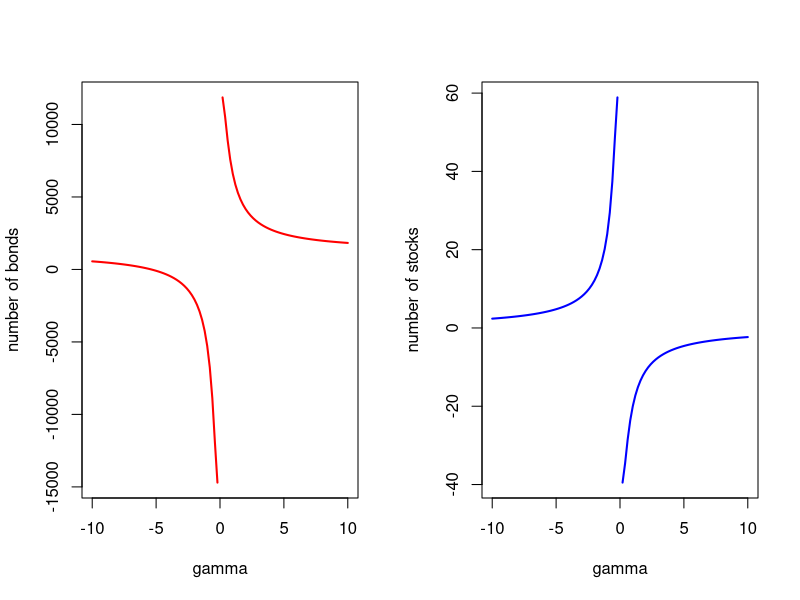
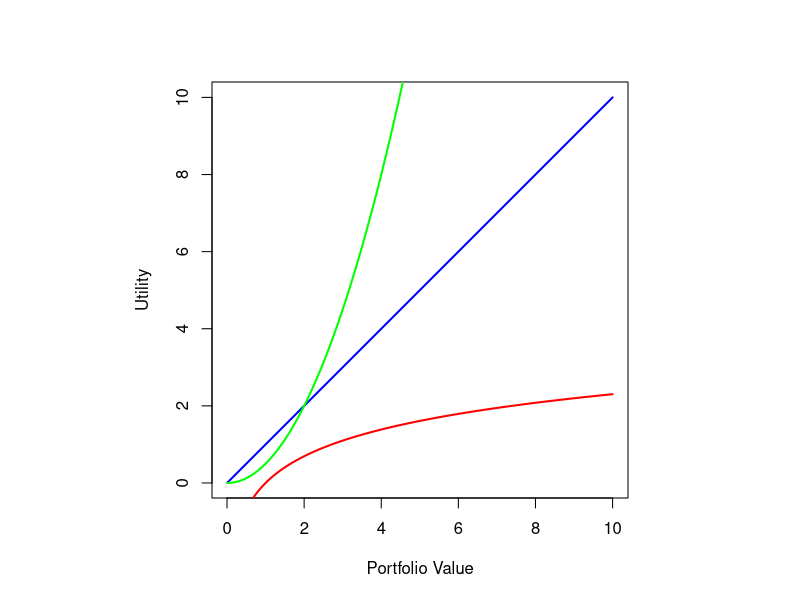

Recreate these plots in R, in order.
# clear variables and close windows
rm(list = ls(all = TRUE))
graphics.off()

# Creating Portfolio-Allocation-Function

portfolio_allocation <- function(probability, gamma, stock_zero, stock_up, stock_down, budget){
  
  # Initial Value of the Stock
  S_0 <- stock_zero  
  
  # Value of Stock in up-state
  S_u <- stock_up  
  
  # Value of Stock in down-state
  S_d <- stock_down  
  
  # The given Budget
  w_0 <- budget 
  
  # Probablity of stock going up, (1-p) is the probability of the stock going down
  p   <- probability 
  
  # Gamma, determines wether investor is risk-averse (Gamma positive), or risk-loving (Gamma negative)
  g   <- gamma  
  
  # Making sure it is S_d < S_0 < S_u
  if(S_d > S_0 | S_u < S_0){
    stop("It must be: Stock_down < Stock_zero < Stock_up.")
  }
  
  # Making sure p is in [0,1]
  if(p < 0 | p > 1){
    stop("The parameter probability has to be in the interval from 0 to 1.")
  }
  
  # Calculating q (risk neutral probality)
  q <- solve(S_u-S_d,S_0-S_d)
  
  # Calculating Pricing Kernels
  K_u <- q/p
  K_d <- (1-q)/(1-p)
  
  # Calculating parameter lambda 
  l <- solve((q*K_u^(-1/g)+(1-q)*K_d^(-1/g))^(-g),w_0^(-g))
  
  # Calculating X_u and X_d 
  X_u <- (l*K_u)^(-1/g)
  X_d <- (l*K_d)^(-1/g)
  
  # Calculating x and y, x = # of shares, y = # of bonds
  A <- matrix(data = c(S_u,1,S_d,1), nrow = 2, ncol = 2, byrow = T)
  b <- matrix(data = c(X_u,X_d), nrow = 2, ncol = 1, byrow = T)
  
  num <- solve(A,b)
  
  x<- num[1,1]
  y<- num[2,1]
  
  # Creating Output-Data-Matrix 
  output <- round(matrix(data = c(p,q,g,K_u,K_d,X_u,X_d,x,y),ncol = 9, nrow = 1, byrow = T),3)
  colnames(output) <- c("p","q","gamma","K_u","K_d","X_u","X_d","x","y")
  rownames(output) <- c("Values")
  
  return(output)
  
}


# Creating Data-Frame with varying parameter gamma
# Table: gamma from (-1 to 1, by 0.2)

list_1 <- lapply(X = seq(-1,1,0.2),function(x){
  portfolio_allocation(probability = 0.2, gamma = x,
                       stock_zero = 270, stock_up = 300, stock_down = 250, budget = 1200)
}
)

df_1 <- as.data.frame(do.call(rbind, list_1))
rownames(df_1) <- NULL
df_1


# Creating Data-Frame with varying parameter p and fix gamma at 1 (risk averse)
# Table: p from (0.1 to 0.9, by 0.1)

list_2 <- lapply(X = seq(0.1,0.9,0.1),function(x){
  portfolio_allocation(probability = x, gamma = 1,
                       stock_zero = 270, stock_up = 300, stock_down = 250, budget = 1200)
}
)

df_2 <- as.data.frame(do.call(rbind, list_2))
rownames(df_2) <- NULL
df_2

# Creating Data-Frame with varying parameter p and fix gamma at -1 (risk loving)
# Table: p from (0.1 to 0.9, by 0.1)

list_3 <- lapply(X = seq(0.1,0.9,0.1),function(x){
  portfolio_allocation(probability = x, gamma = -1,
                       stock_zero = 270, stock_up = 300, stock_down = 250, budget = 1200)
}
)

df_3 <- as.data.frame(do.call(rbind, list_3))
rownames(df_3) <- NULL
df_3


# Plotting number of bonds and number of stocks against a changing gamma
# First use Portfolio-function to calculate the values

list_4 <- lapply(X = seq(-10,10,0.2),function(x){
  portfolio_allocation(probability = 0.2, gamma = x,
                       stock_zero = 270, stock_up = 300, stock_down = 250, budget = 1200)
}
)

df_4 <- as.data.frame(do.call(rbind, list_4))
rownames(df_4) <- NULL


# Plot 1: number of stock against gamma and Plot 2: number of bonds against gamma

par(mfrow=c(1,2))
plot(df_4$gamma , df_4$y,type = "l", col = "red",
     lwd = 2, ylab = "number of bonds", xlab = "gamma")
plot(df_4$gamma , df_4$x,type = "l", col = "blue",
     lwd = 2, ylab = "number of stocks", xlab = "gamma")


# Plot of Utility function, to illustrate what different values of gamma imply 
# Creating Utility function 

utility <- function(x,a){
  if(a==1){
    y <- log(x)
  }else
  {
    y <- (x^(1-a))/(1-a)
  }
  return(y)
}


x <- seq(0.01,10,0.01)

# Setting a equal to zero -> risk-neutrality
y_a_zero <- utility(x,0)


# Setting a bigger than zero (here a = 1) -> risk-aversion
y_a_pos <- utility(x,1)

# Setting a smaller than zero (here a = -1) -> risk-proclivity
y_a_neg <- utility(x,-1)

par(mfrow=c(1,1))
par(pty="s")
plot(x,y_a_zero,type = "l",col="blue",lwd=2,xlab = "Portfolio Value", ylab = "Utility")
lines(x,y_a_pos,type = "l",col="red", lwd=2)
lines(x,y_a_neg,type = "l",col="green", lwd=2)










